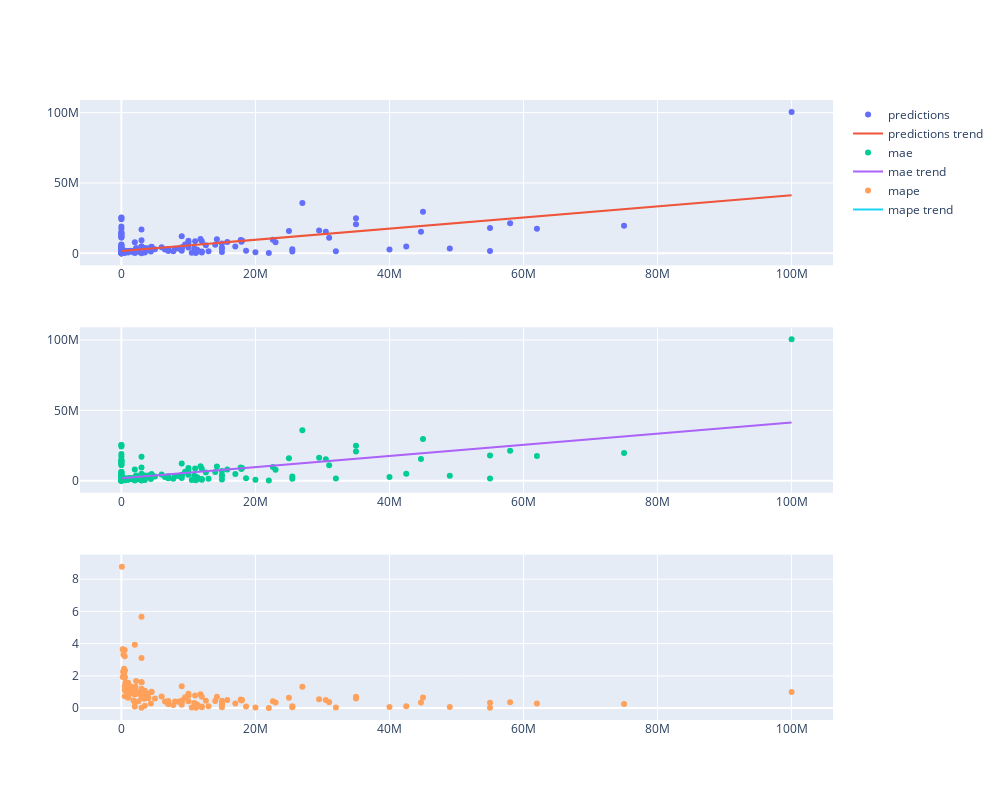

Notebook source saved alongside this figure:
### Markdown cell above
# Target - Market Value

### Code cell
m = Xgboost(
    target = 'fee',
    features = ['age', 'season', 'window', 'loan', 'club_from_elo', 'club_to_elo', 'league_from_elo', 'league_to_elo'] + \
               td.data.columns[td.data.columns.str.contains('pos')].tolist() + \
               td.data.columns[td.data.columns.str.contains('_-')].tolist(),
    data = td.data
)
m.train_test_split()
m.scale()
# m.tune_hp()
m.train()
m.inverse_scale()
m.mae()
m.mape()
m.plot_predictions()

### Figure 1 — Plotly figure (JSON) as saved in the notebook; plotly's stock layout.template omitted (floating-point values rounded to 4 significant figures; data arrays with more than 128 entries replaced by an {"elided": "..."} marker saying what was removed)
{"data": [{"mode": "markers", "name": "predictions", "type": "scatter", "x": {"elided": "247 float values"}, "xaxis": "x", "y": {"elided": "247 float values"}, "yaxis": "y"}, {"mode": "lines", "name": "predictions trend", "type": "scatter", "x": {"elided": "247 float values"}, "xaxis": "x", "y": {"elided": "247 float values"}, "yaxis": "y"}, {"mode": "markers", "name": "mae", "type": "scatter", "x": {"elided": "247 float values"}, "xaxis": "x2", "y": {"elided": "247 float values"}, "yaxis": "y2"}, {"mode": "lines", "name": "mae trend", "type": "scatter", "x": {"elided": "247 float values"}, "xaxis": "x2", "y": {"elided": "247 float values"}, "yaxis": "y2"}, {"mode": "markers", "name": "mape", "type": "scatter", "x": {"elided": "247 float values"}, "xaxis": "x3", "y": {"elided": "247 float values"}, "yaxis": "y3"}, {"mode": "lines", "name": "mape trend", "type": "scatter", "x": {"elided": "247 float values"}, "xaxis": "x3", "y": {"elided": "247 null values"}, "yaxis": "y3"}], "layout": {"height": 800, "width": 1000, "xaxis": {"anchor": "y", "domain": [0, 1]}, "xaxis2": {"anchor": "y2", "domain": [0, 1]}, "xaxis3": {"anchor": "y3", "domain": [0, 1]}, "yaxis": {"anchor": "x", "domain": [0.7333, 1]}, "yaxis2": {"anchor": "x2", "domain": [0.3667, 0.6333]}, "yaxis3": {"anchor": "x3", "domain": [0, 0.2667]}}}
